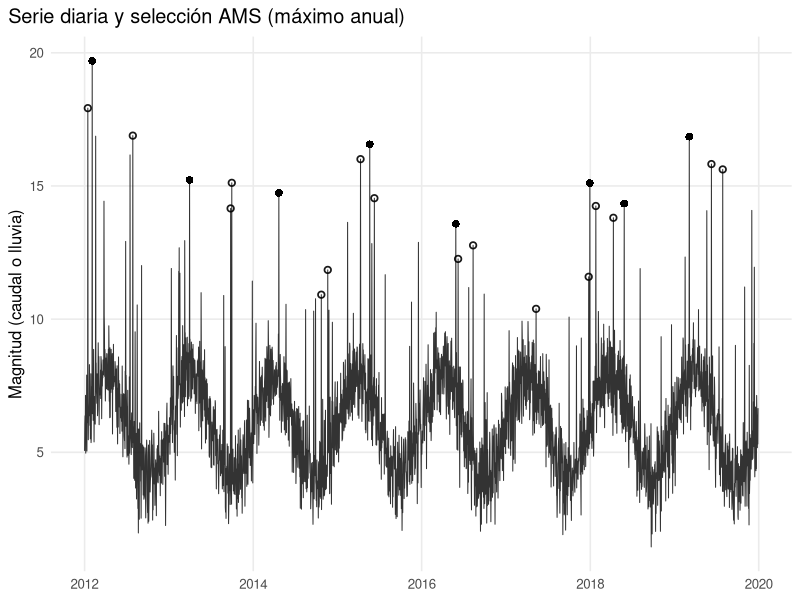
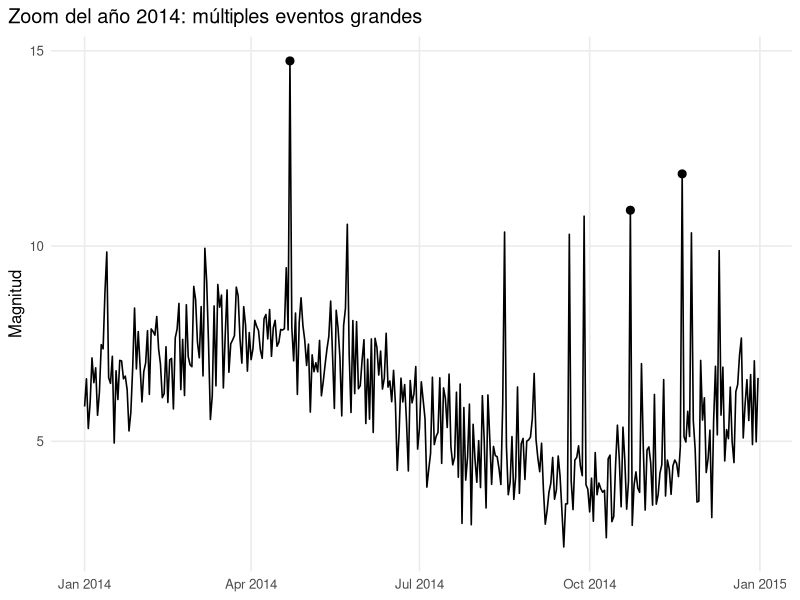
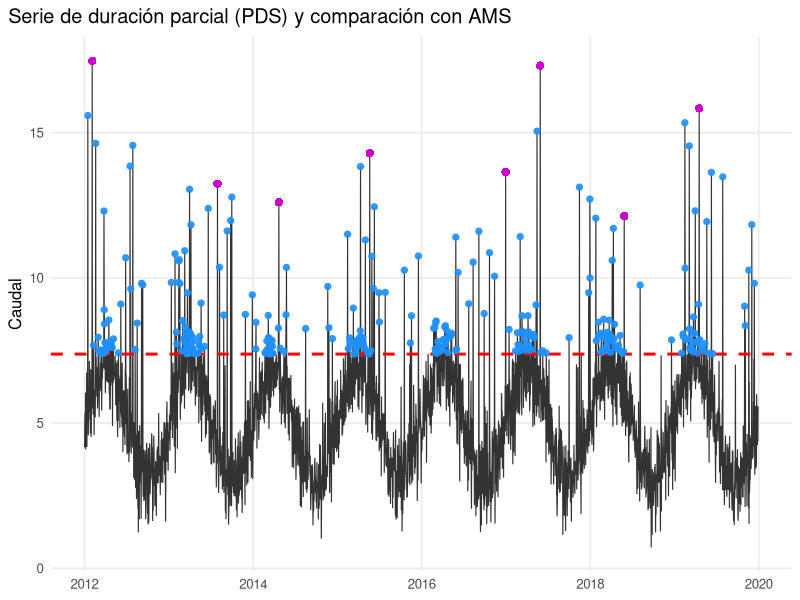
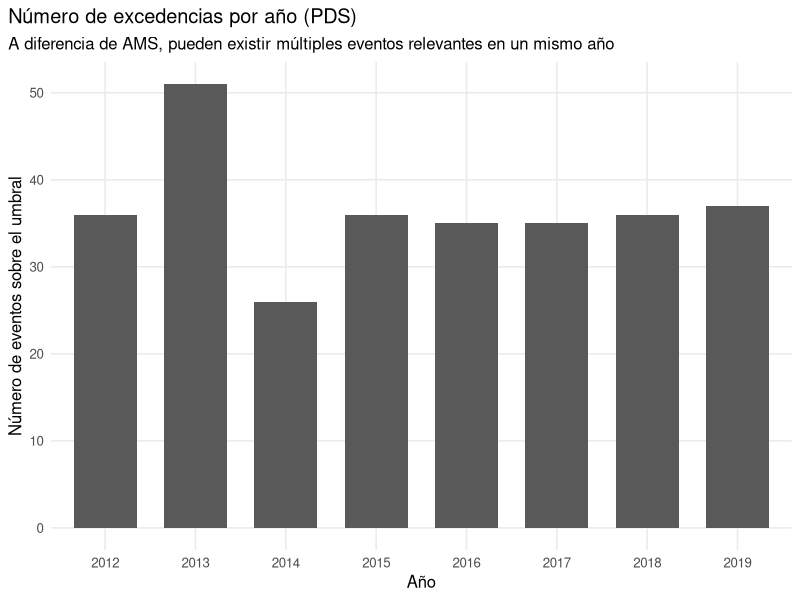

The R source for these figures, in order:
## ---- chunk 1
#| echo: false
#| label: fig-plot124
#| fig-cap: "Análisis de AMS"
#| class: fig-border
# ============================================================
# Ilustración profesional de AMS (Annual Maximum Series)
# - Genera una serie diaria sintética (varios años)
# - Extrae el máximo anual (AMS) y muestra eventos "descartados"
#   (2º y 3º mayor del año) para evidenciar la desventaja.
# ============================================================

library(tidyverse)
library(lubridate)
library(ggplot2)

set.seed(20260207)

# ------------------------------------------------------------
# 1) Serie diaria sintética (puedes reemplazar por tus datos reales)
# ------------------------------------------------------------
n_years <- 8
dates <- seq.Date(as.Date("2012-01-01"), by = "day", length.out = 365 * n_years)

# Señal estacional + ruido + picos extremos (para simular crecidas)
df <- tibble(
  fecha = dates,
  anio  = year(fecha),
  doy   = yday(fecha),
  # "caudal" (o lluvia) base con estacionalidad suave
  base  = 6 + 2 * sin(2 * pi * doy / 365),
  ruido = rnorm(length(fecha), 0, 0.9),
  # picos raros (extremos): mezcla lognormal activada al azar
  pico  = if_else(runif(length(fecha)) < 0.02, rlnorm(length(fecha), meanlog = 1.8, sdlog = 0.35), 0),
  Q     = pmax(base + ruido + pico, 0.01)
) %>%
  select(fecha, anio, Q)

# Forzar un año "muy lluvioso" con varios eventos grandes (para que se note la desventaja)
anio_intenso <- sort(unique(df$anio))[3]
df <- df %>%
  mutate(
    Q = if_else(
      anio == anio_intenso & month(fecha) %in% c(9, 10),
      Q + if_else(runif(n()) < 0.06, rlnorm(n(), 2.0, 0.25), 0),
      Q
    )
  )

# ------------------------------------------------------------
# 2) AMS y eventos "descartados" (top-3 por año)
# ------------------------------------------------------------
topk <- df %>%
  group_by(anio) %>%
  arrange(desc(Q), .by_group = TRUE) %>%
  mutate(rank_anual = row_number()) %>%
  ungroup()

ams <- topk %>% filter(rank_anual == 1)
top2_3 <- topk %>% filter(rank_anual %in% 2:3)

# Tabla corta para anotar casos donde 2º/3º > máximo de otro año (desventaja)
max_por_anio <- ams %>% select(anio, Q_max = Q)

comparacion <- top2_3 %>%
  crossing(max_por_anio %>% rename(anio_ref = anio, Q_max_ref = Q_max)) %>%
  filter(anio != anio_ref, Q > Q_max_ref) %>%
  arrange(desc(Q)) %>%
  slice_head(n = 1)

# Texto de anotación (si existe caso)
txt_anot <- if (nrow(comparacion) == 1) {
  glue::glue(
    "Ejemplo de desventaja:\n",
    "Un evento rank {comparacion$rank_anual} del año {comparacion$anio}\n",
    "({round(comparacion$Q, 2)}) supera el máximo anual del año {comparacion$anio_ref}\n",
    "({round(comparacion$Q_max_ref, 2)}), pero AMS lo descarta."
  )
} else {
  "Ejemplo: en AMS solo se conserva el máximo anual;\nlos siguientes mayores eventos del año se descartan."
}

# ------------------------------------------------------------
# 3) Gráfico 1: Serie diaria + AMS + (2º,3º) como eventos descartados
# ------------------------------------------------------------
ggplot(df, aes(x = fecha, y = Q)) +
  geom_line(linewidth = 0.35, alpha = 0.8) +
  geom_point(
    data = top2_3,
    aes(x = fecha, y = Q),
    size = 1.6,
    alpha = 0.9,
    shape = 1,
    stroke = 0.9
  ) +
  geom_point(
    data = ams,
    aes(x = fecha, y = Q),
    size = 2.3,
    shape = 16
  ) +
  labs(
    title = "Serie diaria y selección AMS (máximo anual)",
    x = NULL,
    y = "Magnitud (caudal o lluvia)") +
  theme_minimal(base_size = 12) +
  theme(
    plot.title.position = "plot",
    legend.position = "none",
    panel.grid.minor = element_blank()
  )
## ---- chunk 2
#| echo: false
#| label: fig-plot125
#| fig-cap: "Análisis de AMS"
#| class: fig-border
# ------------------------------------------------------------
# 4) Gráfico 2: Comparación por año (barras top-3) para evidenciar descartes
# ------------------------------------------------------------
top3 <- topk %>%
  filter(rank_anual <= 3) %>%
  mutate(
    rank_lab = factor(rank_anual, levels = c(1, 2, 3),
                      labels = c("AMS (máximo)", "2º mayor", "3º mayor"))
  )

# ggplot(top3, aes(x = factor(anio), y = Q, fill = rank_lab)) +
#   geom_col(position = position_dodge(width = 0.72), width = 0.65) +
#   labs(
#     title = "Por año: AMS vs eventos descartados (top-3)",
#     subtitle = "AMS conserva únicamente el máximo anual, aunque el 2º/3º mayor pueda ser relevante",
#     x = "Año",
#     y = "Magnitud",
#     fill = NULL
#   ) +
#   theme_minimal(base_size = 12) +
#   theme(
#     plot.title.position = "plot",
#     panel.grid.minor = element_blank(),
#     legend.position = "top"
#   )
## ---- chunk 3
#| echo: false
#| label: fig-plot126
#| fig-cap: "Análisis de AMS para el año 2014"
#| class: fig-border
# ------------------------------------------------------------
# 5) Gráfico 3 (opcional): “Zoom” del año intenso (muestra varios eventos grandes)
# ------------------------------------------------------------
df_zoom <- df %>% filter(anio == anio_intenso)

ggplot(df_zoom, aes(x = fecha, y = Q)) +
  geom_line(linewidth = 0.55) +
  geom_point(
    data = top3 %>% filter(anio == anio_intenso),
    aes(x = fecha, y = Q),
    size = 2.4
  ) +
  labs(
    title = paste0("Zoom del año ", anio_intenso, ": múltiples eventos grandes"),
    x = NULL,
    y = "Magnitud"
  ) +
  theme_minimal(base_size = 12) +
  theme(
    plot.title.position = "plot",
    panel.grid.minor = element_blank()
  )


## ---- chunk 4
#| echo: false
#| label: fig-plot128
#| fig-cap: "Análisis de PDS"
#| class: fig-border

# ============================================================
# Ilustración profesional de Series Parciales o de Excedencias (PDS)
# - Serie diaria sintética de caudales
# - Definición de umbral
# - Identificación de eventos independientes sobre umbral
# - Comparación conceptual con AMS
# ============================================================

library(tidyverse)
library(lubridate)
library(ggplot2)

set.seed(20260207)

# ------------------------------------------------------------
# 1) Generar serie diaria sintética (puede reemplazarse por datos reales)
# ------------------------------------------------------------
n_years <- 8
fechas <- seq.Date(as.Date("2012-01-01"), by = "day", length.out = 365 * n_years)

datos <- tibble(
  Fecha = fechas,
  Año   = year(Fecha),
  doy   = yday(Fecha),
  # señal estacional
  base  = 5 + 2 * sin(2 * pi * doy / 365),
  ruido = rnorm(length(Fecha), 0, 0.8),
  # eventos extremos frecuentes
  pico  = if_else(runif(length(Fecha)) < 0.03,
                  rlnorm(length(Fecha), meanlog = 1.6, sdlog = 0.4), 0),
  Caudal = pmax(base + ruido + pico, 0.01)
) %>%
  select(Fecha, Año, Caudal)

# ------------------------------------------------------------
# 2) Definir umbral para PDS
#    (ejemplo: percentil 90 de la serie)
# ------------------------------------------------------------
umbral <- quantile(datos$Caudal, probs = 0.90, na.rm = TRUE)

# ------------------------------------------------------------
# 3) Identificar excedencias (PDS)
#    Nota: para fines didácticos se asume independencia temporal;
#    en aplicaciones reales debe imponerse un tiempo de separación.
# ------------------------------------------------------------
pds <- datos %>%
  filter(Caudal > umbral)

# ------------------------------------------------------------
# 4) Extraer AMS para comparación conceptual
# ------------------------------------------------------------
ams <- datos %>%
  group_by(Año) %>%
  slice_max(Caudal, n = 1, with_ties = FALSE) %>%
  ungroup()

# ------------------------------------------------------------
# 5) Gráfico principal: Serie diaria + umbral + PDS + AMS
# ------------------------------------------------------------
ggplot(datos, aes(x = Fecha, y = Caudal)) +
  geom_line(linewidth = 0.4, alpha = 0.8) +
  geom_hline(
    yintercept = umbral,
    linetype = "dashed",
    linewidth = 1.0,
    color      = "red"   # ← umbral en rojo
  ) +
  geom_point(
    data = pds,
    aes(x = Fecha, y = Caudal),
    color= "#1E90FF",
    size = 1.8,
    alpha = 0.9
  ) +
  geom_point(
    data = ams,
    aes(x = Fecha, y = Caudal),
    color="#CD00CD",
    size = 2.5,
    shape = 16
  ) +
  labs(
    title = "Serie de duración parcial (PDS) y comparación con AMS",
    x = NULL,
    y = "Caudal") +
  theme_minimal(base_size = 12) +
  theme(
    plot.title.position = "plot",
    panel.grid.minor = element_blank(),
    legend.position = "none"
  )
## ---- chunk 5
#| echo: false
#| label: fig-plot129
#| fig-cap: "Cantidad de valores por año, a partir de análisis de PDS"
#| class: fig-border
# ------------------------------------------------------------
# 6) Gráfico auxiliar: Número de eventos PDS por año
# ------------------------------------------------------------
pds %>%
  count(Año) %>%
  ggplot(aes(x = factor(Año), y = n)) +
  geom_col(width = 0.7) +
  labs(
    title = "Número de excedencias por año (PDS)",
    subtitle = "A diferencia de AMS, pueden existir múltiples eventos relevantes en un mismo año",
    x = "Año",
    y = "Número de eventos sobre el umbral"
  ) +
  theme_minimal(base_size = 12) +
  theme(
    plot.title.position = "plot",
    panel.grid.minor = element_blank()
  )
